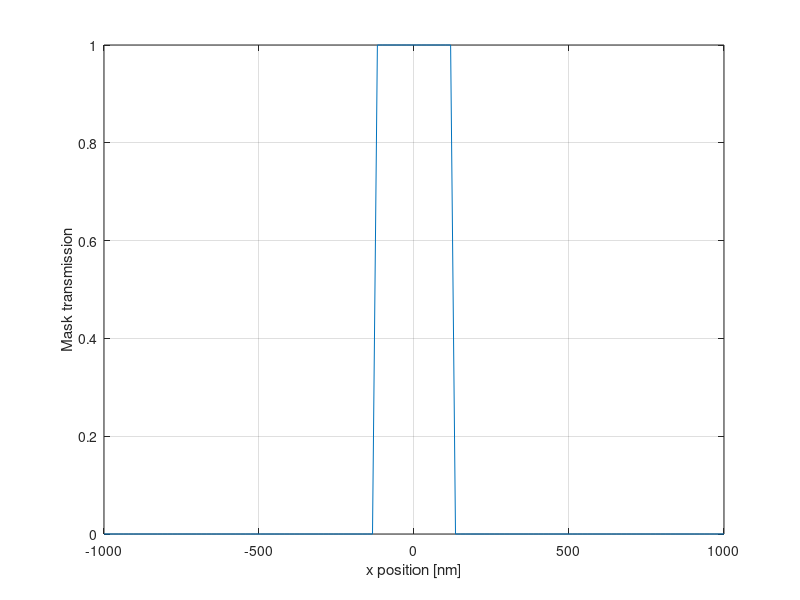

This figure's MATLAB source: (Note: this script raises an error after producing the figure.)
% Define the chromium dot size in nanometers
dot_size = 250;

% Define the mask support (x support)
% Since we compute FT, better to choose a 2^n number of points
x_support = linspace(-1000, 1000, 128);

% Compute the pixel size in nanometers
dx = 2000 / 128;

% Define the mask, 1 for glass, 0 for chromium
mask = abs(x_support) < dot_size / 2;

% Plot
figure;
title('Mask Transmission');
plot(x_support, mask);
xlabel('x position [nm]');
ylabel('Mask transmission');
grid on;
%%%%%%%%%%%%%%%%%%%%%%%%%%%%%%%%%%%%%%%%%%%
% Computation of the mask TF and its frequency support
mask_ft = fftshift(fft(mask));
mask_ft_re = dlmread('mask_ft_re.txt')
mask_ft_im = dlmread('mask_ft_im.txt')
eps_mask_ft_re = max(abs(real(mask_ft)-mask_ft_re'))
eps_mask_ft_im = max(abs(imag(mask_ft)-mask_ft_im'))



%%%%%%%%%%%%%%%%%%%%%%%%%%%%%%%%%%%%%%%%%%%%%



% mask OK
mask_ft_py_re = dlmread('mask_ana_ft_re.txt')
mask_ft_py_im = dlmread('mask_ana_ft_im.txt')

eps_mask_ft_re = max(abs(real(mask_ft)-mask_ft_py_re'))
eps_mask_ft_im = max(abs(real(mask_ft)-mask_ft_py_im'))

freq = fftfreq(128, dx);
freq_py = dlmread("freq.txt");
eps_freq = max(abs(freq-freq_py'));
% Do not forget the pixel size d when creating the frequency support
freq_support = fftshift(fftfreq(128, dx));
freq_support_py_im = dlmread('freq_sup_im.txt');
freq_support_py_re = dlmread('freq_sup_re.txt');
eps_freq_support_py_re = max(abs(real(freq_support)-freq_support_py_re'))
eps_freq_support_py_im = max(abs(imag(freq_support)-freq_support_py_im'))

;% Analytical Fourier Transform
mask_ana_ft = sinc(freq_support * dot_size) * dot_size / dx;
% Plotting section
figure;
title('Mask Fourier Transform');
plot(freq_support, abs(mask_ft), 'DisplayName', 'Numeric FT');
hold on;
plot(freq_support, abs(mask_ana_ft), 'o', 'DisplayName', 'Analytic FT');
legend show;
% mask_ana_py = dlmread('mask_ana_ft.txt')
% eps = max(abs(mask_ana_ft-mask_ana_py))
xlabel('Frequency [1/nm]');
ylabel('Mask spectrum');
hold off;
